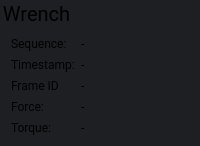
    <widget class="QGroupBox" name="groupWrench">
     <property name="font">
      <font>
       <family>Roboto</family>
       <pointsize>-1</pointsize>
      </font>
     </property>
     <property name="styleSheet">
      <string notr="true">QGroupBox {
  border: 0;
  margin-top: 25px;
  font-size: 20px;
  background-color: rgb(29, 31, 34);
}
QLabel {
    background-color: rgb(29, 31, 34);
}</string>
     </property>
     <property name="title">
      <string>Wrench</string>
     </property>
     <layout class="QFormLayout" name="formLayout_6">
      <item row="0" column="0">
       <widget class="QLabel" name="labelWrenchSequence">
        <property name="font">
         <font>
          <family>Roboto</family>
         </font>
        </property>
        <property name="text">
         <string>Sequence:</string>
        </property>
        <property name="alignment">
         <set>Qt::AlignLeading|Qt::AlignLeft|Qt::AlignVCenter</set>
        </property>
        <property name="indent">
         <number>0</number>
        </property>
       </widget>
      </item>
      <item row="1" column="0">
       <widget class="QLabel" name="labelWrenchTimestamp">
        <property name="font">
         <font>
          <family>Roboto</family>
         </font>
        </property>
        <property name="text">
         <string>Timestamp:</string>
        </property>
        <property name="alignment">
         <set>Qt::AlignLeading|Qt::AlignLeft|Qt::AlignVCenter</set>
        </property>
        <property name="indent">
         <number>0</number>
        </property>
       </widget>
      </item>
      <item row="1" column="1">
       <widget class="QLabel" name="labelWrenchTimestampValue">
        <property name="font">
         <font>
          <family>Roboto</family>
         </font>
        </property>
        <property name="text">
         <string>-</string>
        </property>
        <property name="alignment">
         <set>Qt::AlignLeading|Qt::AlignLeft|Qt::AlignVCenter</set>
        </property>
       </widget>
      </item>
      <item row="0" column="1">
       <widget class="QLabel" name="labelWrenchSequenceValue">
        <property name="font">
         <font>
          <family>Roboto</family>
         </font>
        </property>
        <property name="text">
         <string>-</string>
        </property>
        <property name="alignment">
         <set>Qt::AlignLeading|Qt::AlignLeft|Qt::AlignVCenter</set>
        </property>
       </widget>
      </item>
      <item row="3" column="0">
       <widget class="QLabel" name="labelWrenchForce">
        <property name="font">
         <font>
          <family>Roboto</family>
         </font>
        </property>
        <property name="text">
         <string>Force:</string>
        </property>
        <property name="alignment">
         <set>Qt::AlignLeading|Qt::AlignLeft|Qt::AlignVCenter</set>
        </property>
        <property name="indent">
         <number>0</number>
        </property>
       </widget>
      </item>
      <item row="3" column="1">
       <widget class="QLabel" name="labelWrenchForceValue">
        <property name="font">
         <font>
          <family>Roboto</family>
         </font>
        </property>
        <property name="text">
         <string>-</string>
        </property>
        <property name="alignment">
         <set>Qt::AlignLeading|Qt::AlignLeft|Qt::AlignVCenter</set>
        </property>
       </widget>
      </item>
      <item row="4" column="0">
       <widget class="QLabel" name="labelWrenchTorque">
        <property name="font">
         <font>
          <family>Roboto</family>
         </font>
        </property>
        <property name="text">
         <string>Torque:</string>
        </property>
        <property name="alignment">
         <set>Qt::AlignLeading|Qt::AlignLeft|Qt::AlignVCenter</set>
        </property>
        <property name="indent">
         <number>0</number>
        </property>
       </widget>
      </item>
      <item row="4" column="1">
       <widget class="QLabel" name="labelWrenchTorqueValue">
        <property name="font">
         <font>
          <family>Roboto</family>
         </font>
        </property>
        <property name="text">
         <string>-</string>
        </property>
        <property name="alignment">
         <set>Qt::AlignLeading|Qt::AlignLeft|Qt::AlignVCenter</set>
        </property>
       </widget>
      </item>
      <item row="2" column="0">
       <widget class="QLabel" name="labelWrenchFrameID">
        <property name="font">
         <font>
          <family>Roboto</family>
         </font>
        </property>
        <property name="text">
         <string>Frame ID</string>
        </property>
        <property name="alignment">
         <set>Qt::AlignLeading|Qt::AlignLeft|Qt::AlignVCenter</set>
        </property>
        <property name="indent">
         <number>0</number>
        </property>
       </widget>
      </item>
      <item row="2" column="1">
       <widget class="QLabel" name="labelWrenchFrameIDValue">
        <property name="font">
         <font>
          <family>Roboto</family>
         </font>
        </property>
        <property name="text">
         <string>-</string>
        </property>
        <property name="alignment">
         <set>Qt::AlignLeading|Qt::AlignLeft|Qt::AlignVCenter</set>
        </property>
       </widget>
      </item>
     </layout>
    </widget>
